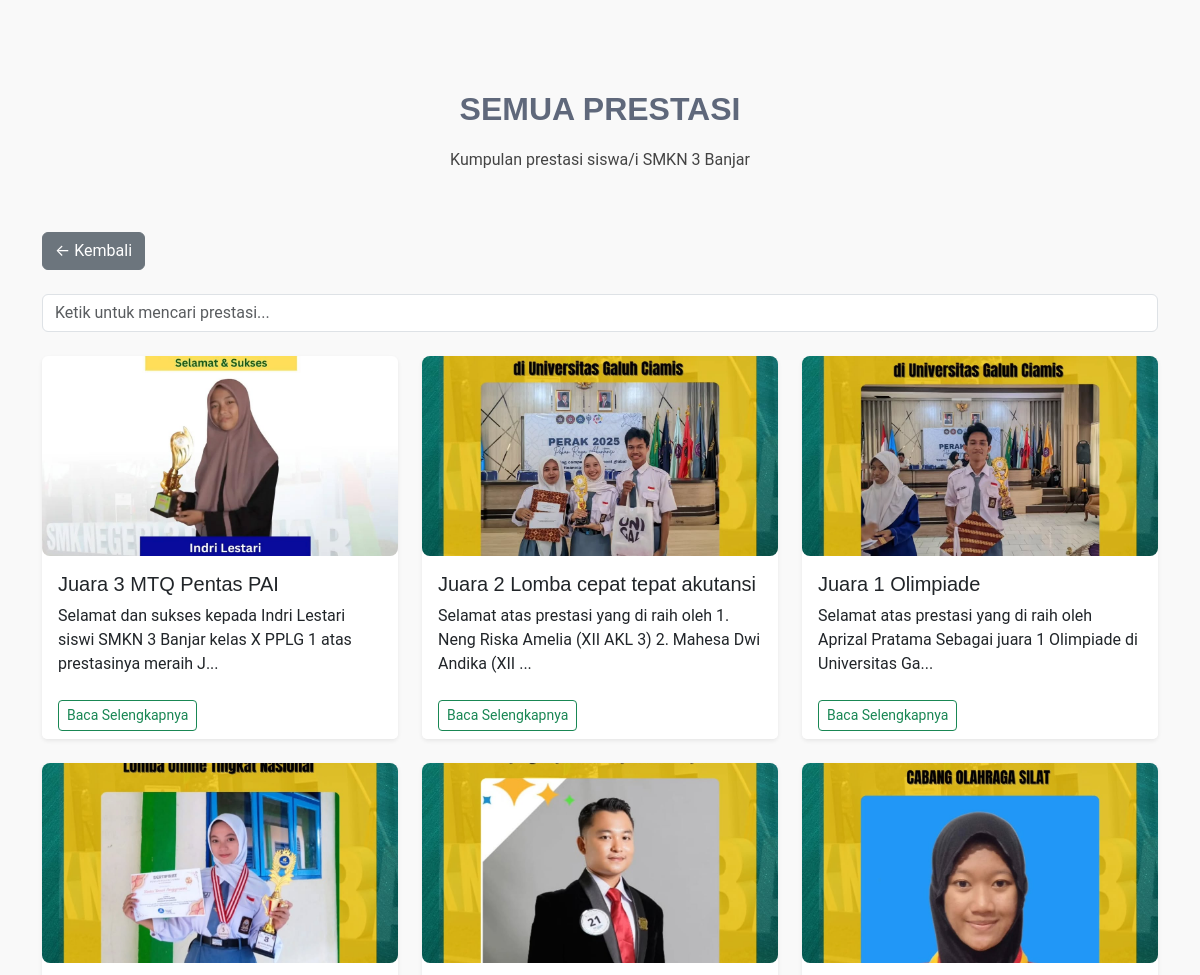
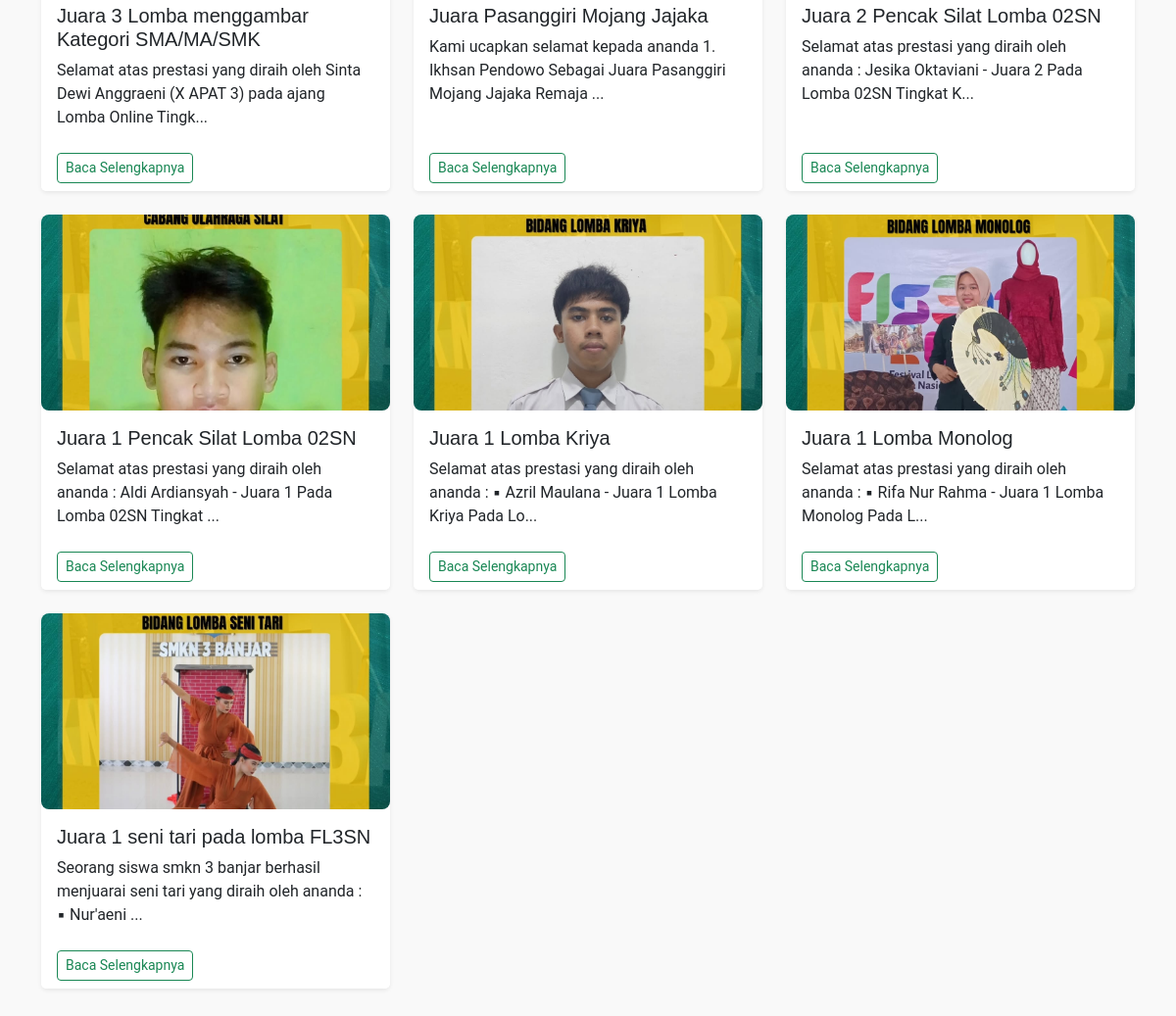
The page /frontend/all-achievement.php on the database its author committed (2 pictures, top to bottom).
### tables this page shows
CREATE TABLE `achievements` (
  `id` bigint NOT NULL,
  `image` varchar(200) NOT NULL,
  `title` varchar(200) NOT NULL,
  `description` text NOT NULL
);

### frontend/all-achievement.php (the view, shortened to what this page needs)
<?php
include 'partials/header.php';
$query = mysqli_query($connect, "SELECT * FROM achievements ORDER BY id DESC")
          or die(mysqli_error($connect));
$achievements = [];
while ($row = mysqli_fetch_assoc($query)) {
  $achievements[] = $row;
}
?>
<section id="all-achievement" class="services section light-background">
  <div class="container section-title" data-aos="fade-up">
    <h2>Semua Prestasi</h2>
    <p>Kumpulan prestasi siswa/i SMKN 3 Banjar</p>
  </div>
  <div class="container">
    <a href="index.php#achievement" class="btn btn-secondary mb-4">&larr; Kembali</a>
    <div class="mb-4">
      <input type="text" id="searchAchievement" class="form-control" placeholder="Ketik untuk mencari prestasi...">
    </div>
    <div class="row gy-4" id="achievementList">
      <?php foreach ($achievements as $row): ?>
        <div class="col-lg-4 col-md-6 achievement-item">
          <div class="card h-100 shadow-sm border-0">
            <img src="../storages/achievement/<?= htmlspecialchars($row['image']) ?>"
                 class="card-img-top"
                 alt="<?= htmlspecialchars($row['title']) ?>"
                 style="height: 200px; object-fit: cover;">
            <div class="card-body">
              <h5 class="card-title"><?= htmlspecialchars($row['title']) ?></h5>
              <p class="card-text"><?= htmlspecialchars(substr($row['description'], 0, 100)) ?>...</p>
            </div>
            <div class="card-footer bg-white border-0">
              <a href="detail-achievements.php?id=<?= $row['id'] ?>"
                 class="btn btn-sm btn-outline-success">Baca Selengkapnya</a>
            </div>
          </div>
        </div>
      <?php endforeach; ?>
    </div>
  </div>
</section>

### frontend/partials/header.php (shortened to what this page needs)
<!DOCTYPE html>
<html lang="en">
<head>
  <link href="temp_user/assets/vendor/bootstrap/css/bootstrap.min.css" rel="stylesheet">
  <link href="temp_user/assets/vendor/bootstrap-icons/bootstrap-icons.css" rel="stylesheet">
  <link href="temp_user/assets/vendor/aos/aos.css" rel="stylesheet">
  <link href="temp_user/assets/vendor/glightbox/css/glightbox.min.css" rel="stylesheet">
  <link href="temp_user/assets/vendor/swiper/swiper-bundle.min.css" rel="stylesheet">
<link href="https://cdnjs.cloudflare.com/ajax/libs/lightbox2/2.11.4/css/lightbox.min.css" rel="stylesheet">
  <link href="temp_user/assets/css/main.css" rel="stylesheet">
</head>
<body>

### frontend/temp_user/assets/css/main.css (style rules this page uses)
:root { --default-font: "Roboto", system-ui, -apple-system, "Segoe UI", Roboto, "Helvetica Neue", Arial, "Noto Sans", "Liberation Sans", sans-serif, "Apple Color Emoji", "Segoe UI Emoji", "Segoe UI Symbol", "Noto Color Emoji"; --heading-font: "Raleway", sans-serif; --nav-font: "Ubuntu", sans-serif; }
:root { --background-color: #ffffff; --default-color: #444444; --heading-color: #5f687b; --accent-color: #10bc69; --surface-color: #ffffff; --contrast-color: #ffffff; }
:root { --nav-color: #5f687b; --nav-hover-color: #10bc69; --nav-mobile-background-color: #ffffff; --nav-dropdown-background-color: #ffffff; --nav-dropdown-color: #5f687b; --nav-dropdown-hover-color: #10bc69; }
.light-background { --background-color: #f9f9f9; --surface-color: #ffffff; }
:root { scroll-behavior: smooth; }
body { color: var(--default-color); background-color: var(--background-color); font-family: var(--default-font); }
a { color: var(--accent-color); text-decoration: none; transition: 0.3s; }
h1, h2, h3, h4, h5, h6 { color: var(--heading-color); font-family: var(--heading-font); }
section, .section { color: var(--default-color); background-color: var(--background-color); padding: 60px 0; scroll-margin-top: 100px; overflow: clip; }
.section-title { text-align: center; padding: 30px 0; margin-bottom: 30px; position: relative; }
.section-title h2 { font-size: 32px; font-weight: 700; text-transform: uppercase; margin-bottom: 20px; padding-bottom: 0; position: relative; z-index: 2; }
.section-title p { margin-bottom: 0; position: relative; z-index: 2; }
.card-img-top { width: 100%; height: 200px; object-fit: cover; border-radius: 8px; }

### frontend/partials/header.php (style rules this page uses)
:root { --bs-body-font-family: 'Poppins', sans-serif; }

### rows shown on the page
achievements: image (picture), title "Juara 3 MTQ Pentas PAI", description "Selamat dan sukses kepada Indri Lestari siswi SMKN 3 Banjar kelas X PPLG 1 atas prestasinya meraih J"
achievements: image (picture), title "Juara 2 Lomba cepat tepat akutansi", description "Selamat atas prestasi yang di raih oleh 1. Neng Riska Amelia (XII AKL 3) 2. Mahesa Dwi Andika (XII"
achievements: image (picture), title "Juara 1 Olimpiade", description "Selamat atas prestasi yang di raih oleh Aprizal Pratama Sebagai juara 1 Olimpiade di Universitas Ga"
achievements: image (picture), title "Juara 3 Lomba menggambar Kategori SMA/MA/SMK", description "Selamat atas prestasi yang diraih oleh Sinta Dewi Anggraeni (X APAT 3) pada ajang Lomba Online Tingk"
achievements: image (picture), title "Juara Pasanggiri Mojang Jajaka", description "Kami ucapkan selamat kepada ananda 1. Ikhsan Pendowo Sebagai Juara Pasanggiri Mojang Jajaka Remaja"
achievements: image (picture), title "Juara 2 Pencak Silat Lomba 02SN", description "Selamat atas prestasi yang diraih oleh ananda : Jesika Oktaviani - Juara 2 Pada Lomba 02SN Tingkat K"
achievements: image (picture), title "Juara 1 Pencak Silat Lomba 02SN", description "Selamat atas prestasi yang diraih oleh ananda : Aldi Ardiansyah - Juara 1 Pada Lomba 02SN Tingkat"
achievements: image (picture), title "Juara 1 Lomba Kriya", description "Selamat atas prestasi yang diraih oleh ananda : ▪︎ Azril Maulana - Juara 1 Lomba Kriya Pada Lo"
achievements: image (picture), title "Juara 1 Lomba Monolog", description "Selamat atas prestasi yang diraih oleh ananda : ▪︎ Rifa Nur Rahma - Juara 1 Lomba Monolog Pada L"
achievements: image (picture), title "Juara 1 seni tari pada lomba FL3SN", description "Seorang siswa smkn 3 banjar berhasil menjuarai seni tari yang diraih oleh ananda : ▪︎ Nur'aeni"
